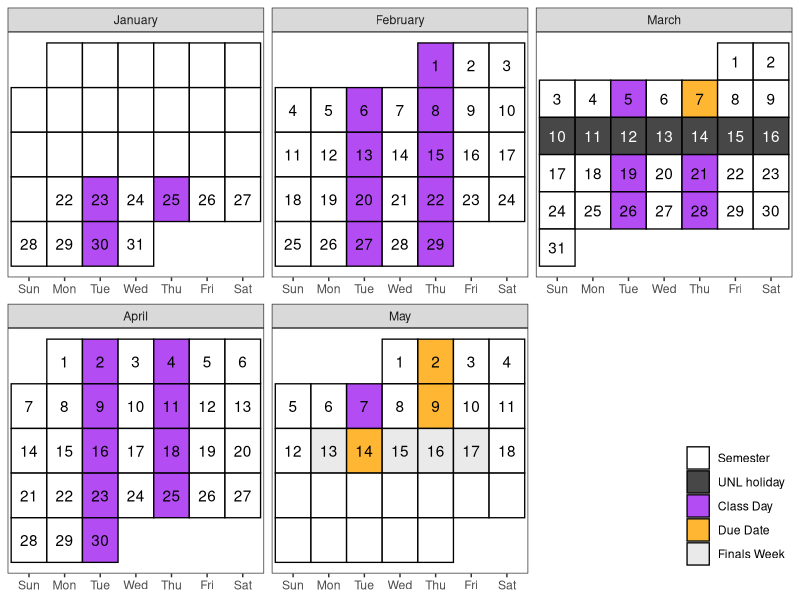

This chart was generated by the following R code:

library(tidyverse)
library(lubridate)

# Create a calendar for your syllabus ----
# Source: http://svmiller.com/blog/2020/08/a-ggplot-calendar-for-your-semester/

# 1) what is the first Monday of the semester?
# Any number of ways to identify dates in R, but we'll use {lubridate} and the ymd() function here.
# Format: YYYYMMDD. In this example, 4 January 2022.

# Weekday(s) of class
class_wdays <- c("Tue", "Thu")

# Spring Break was 13 March 2022 to 20 March 2022.
not_here_dates <- c(
  # ymd("20220117"),
  # Spring Break
  seq(ymd(20240310),ymd(20240316), by=1))

exam_dates <- c(
  ymd(20240307), # midterm
  ymd(20240502), # screencast due
  ymd(20240509), # peer review due
  ymd(20240514)  # scheduled final
)

# What are the full dates of the semester? Here, I'll exclude exam week as I like to do.
# In this case: 6 January to 23 April
semester_dates <- seq(ymd(20240122), ymd(20240518), by=1)

exam_week <- seq(ymd(20240513), ymd(20240517), by = 1)

# Custom function for treating the first day of the month as the first week
# of the month up until the first Sunday (unless Sunday was the start of the month)
wom <- function(date) {
  first <- wday(as.Date(paste(year(date),month(date),1,sep="-")))
  return((mday(date)+(first-2)) %/% 7+1)
}

# Create a data frame of dates, assign to Cal
Cal <- tibble(date = seq(ymd(20240101), ymd(20240530), by=1))  %>%
  mutate(mon = lubridate::month(date, label=T, abbr=F), # get month label
         wkdy = weekdays(date, abbreviate=T), # get weekday label
         wkdy = fct_relevel(wkdy, "Sun", "Mon", "Tue", "Wed", "Thu","Fri","Sat"), # make sure Sunday comes first
         semester = date %in% semester_dates, # is date part of the semester?
         exams = date %in% exam_dates, # is it an exam?
         not_here = date %in% not_here_dates, # is it a day off?
         exam_wk = date %in% exam_week,
         day = lubridate::mday(date), # get day of month to add later as a label
         # Below: our custom wom() function
         week = wom(date))

# Create a category variable, for filling.
# I can probably make this a case_when(), but this will work.

Cal <- Cal %>%
  mutate(category = case_when(
    exams ~ "Due Date",
    not_here ~ "UNL holiday",
    semester & wkdy %in% class_wdays & !not_here & !exam_wk ~ "Class Day",
    exam_wk ~ "Finals Week",
    semester ~ "Semester",
    TRUE ~ "NA"
  ))
# mutate(category = NA,
#        category = ifelse(semester == 1, "Semester", category),
#        category = ifelse(semester == 1 & wkdy %in% c("Wed"), "Class Day", category),
#        category = ifelse(exams == 1, "Exams", category),
#        category = ifelse(is.na(category) | (semester == 1 & not_here == 1), "NA", category)) -> Cal

class_cal <- Cal %>%
  ggplot(.,aes(wkdy, week)) +
  theme_bw() +
  theme(panel.grid.major.x = element_blank(),
        legend.position = c(1, 0), legend.justification = c(1,0), legend.direction = "vertical", legend.title = element_blank(),
        axis.title.y = element_blank(), axis.title.x = element_blank(), axis.ticks.y = element_blank(), axis.text.y = element_blank()) +
  # geom_tile and facet_wrap will do all the heavy lifting
  geom_tile(alpha=0.8, aes(fill=category), color="black", linewidth=.45) +
  facet_wrap(~mon, scales = "free", ncol=3) +
  # fill in tiles to make it look more "calendary" (sic)
  geom_text(aes(label=day, color = semester&(!not_here))) +
  # put your y-axis down, flip it, and reverse it
  scale_y_reverse(breaks=NULL) +
  # manually fill scale colors to something you like...
  scale_color_manual(values = c("FALSE" = "white", "TRUE" = "black"), guide = "none") +
  scale_fill_manual(values=c("Class Day"="purple",
                             "Semester"="white",
                             "UNL holiday" = "grey10",
                             "NA" = "white", # I like these whited out...
                             "Finals Week" = "grey90",
                             "Due Date"="orange"),
                    #... but also suppress a label for a non-class semester day
                    breaks=c("Semester", "UNL holiday", "Class Day","Due Date", "Finals Week"))
# class_cal

exam_days <- filter(Cal, category == "Due Date") %>%
  mutate(topic = c("Midterm Due", "Screencast Video Due", "Peer Review of Screencast Due", "Scheduled Final"),
         time = c("6pm", "6pm", "6pm", "10-12am"))

class_days <- filter(Cal, category == "Class Day") %>%
  mutate(topic = c(
    "Getting Started",
    "Version Control",
    "Review: Functions",
    "Review: Functions",
    "Review: Data Structures",
    "Review: Data Structures",
    "Data Input",
    "Data Input",
    "Data Visualization",
    "Data Visualization",
    "Data Cleaning",
    "Data Cleaning",
    "Exam 1 Questions",
    "Strings",
    "Strings",
    "Reshaping Data",
    "Reshaping Data",
    "Joining Data",
    "Joining Data",
    "Dates and Times",
    "Dates and Times",
    "Project Work",
    "Project Work",
    "Lists",
    "Lists",
    "Project Work",
    "Spatial Data")) %>%
  bind_rows(exam_days) %>%
  arrange(date)
